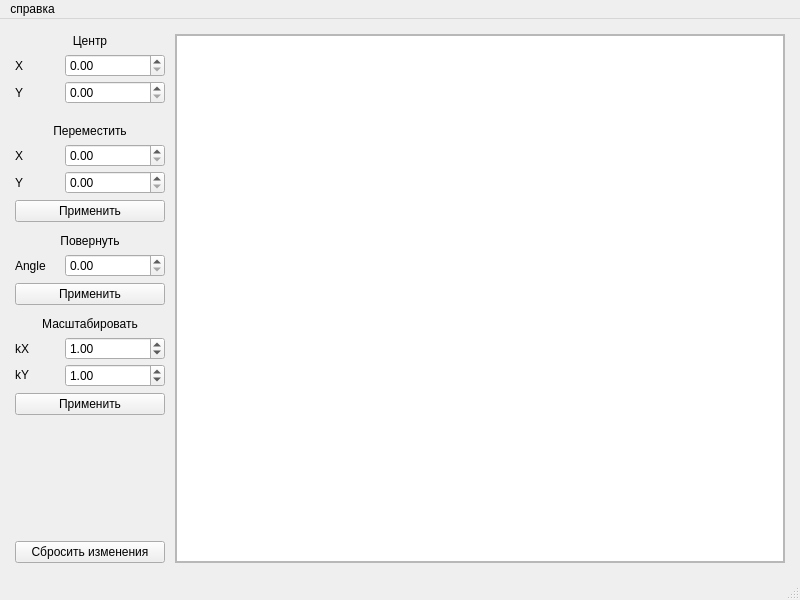
<?xml version="1.0" encoding="UTF-8"?>
<ui version="4.0">
 <class>MainWindow</class>
 <widget class="QMainWindow" name="MainWindow">
  <property name="geometry">
   <rect>
    <x>0</x>
    <y>0</y>
    <width>800</width>
    <height>600</height>
   </rect>
  </property>
  <property name="minimumSize">
   <size>
    <width>800</width>
    <height>600</height>
   </size>
  </property>
  <property name="windowTitle">
   <string>MainWindow</string>
  </property>
  <widget class="QWidget" name="centralwidget">
   <property name="sizePolicy">
    <sizepolicy hsizetype="Preferred" vsizetype="Preferred">
     <horstretch>0</horstretch>
     <verstretch>0</verstretch>
    </sizepolicy>
   </property>
   <layout class="QVBoxLayout" name="verticalLayout_3">
    <item>
     <layout class="QHBoxLayout" name="horizontalLayout">
      <property name="spacing">
       <number>10</number>
      </property>
      <property name="sizeConstraint">
       <enum>QLayout::SetDefaultConstraint</enum>
      </property>
      <property name="leftMargin">
       <number>6</number>
      </property>
      <property name="topMargin">
       <number>6</number>
      </property>
      <property name="rightMargin">
       <number>6</number>
      </property>
      <property name="bottomMargin">
       <number>6</number>
      </property>
      <item>
       <layout class="QVBoxLayout" name="verticalLayout">
        <property name="spacing">
         <number>20</number>
        </property>
        <property name="sizeConstraint">
         <enum>QLayout::SetDefaultConstraint</enum>
        </property>
        <item>
         <layout class="QVBoxLayout" name="centerContainer">
          <property name="spacing">
           <number>6</number>
          </property>
          <item>
           <widget class="QLabel" name="centerLabel">
            <property name="text">
             <string>Центр</string>
            </property>
            <property name="alignment">
             <set>Qt::AlignCenter</set>
            </property>
           </widget>
          </item>
          <item>
           <layout class="QVBoxLayout" name="centerRows">
            <property name="spacing">
             <number>4</number>
            </property>
            <item>
             <layout class="QHBoxLayout" name="centerXRow">
              <item>
               <widget class="QLabel" name="centerX_label">
                <property name="text">
                 <string>X</string>
                </property>
               </widget>
              </item>
              <item>
               <widget class="QDoubleSpinBox" name="centerX_spinBox">
                <property name="minimumSize">
                 <size>
                  <width>100</width>
                  <height>0</height>
                 </size>
                </property>
               </widget>
              </item>
             </layout>
            </item>
            <item>
             <layout class="QHBoxLayout" name="centerYRow">
              <item>
               <widget class="QLabel" name="centerY_label">
                <property name="text">
                 <string>Y</string>
                </property>
               </widget>
              </item>
              <item>
               <widget class="QDoubleSpinBox" name="centerY_spinBox">
                <property name="minimumSize">
                 <size>
                  <width>100</width>
                  <height>0</height>
                 </size>
                </property>
               </widget>
              </item>
             </layout>
            </item>
           </layout>
          </item>
         </layout>
        </item>
        <item>
         <layout class="QVBoxLayout" name="TransformLayout">
          <property name="spacing">
           <number>12</number>
          </property>
          <item>
           <layout class="QVBoxLayout" name="moveContainer">
            <property name="spacing">
             <number>6</number>
            </property>
            <item>
             <widget class="QLabel" name="moveLabel">
              <property name="text">
               <string>Переместить</string>
              </property>
              <property name="alignment">
               <set>Qt::AlignCenter</set>
              </property>
             </widget>
            </item>
            <item>
             <layout class="QVBoxLayout" name="moveRows">
              <property name="spacing">
               <number>4</number>
              </property>
              <item>
               <layout class="QHBoxLayout" name="moveXRow">
                <item>
                 <widget class="QLabel" name="moveX_label">
                  <property name="text">
                   <string>X</string>
                  </property>
                 </widget>
                </item>
                <item>
                 <widget class="QDoubleSpinBox" name="moveX_spinBox">
                  <property name="minimumSize">
                   <size>
                    <width>100</width>
                    <height>0</height>
                   </size>
                  </property>
                  <property name="maximum">
                   <double>1000.000000000000000</double>
                  </property>
                 </widget>
                </item>
               </layout>
              </item>
              <item>
               <layout class="QHBoxLayout" name="moveYRow">
                <item>
                 <widget class="QLabel" name="moveY_label">
                  <property name="text">
                   <string>Y</string>
                  </property>
                 </widget>
                </item>
                <item>
                 <widget class="QDoubleSpinBox" name="moveY_spinBox">
                  <property name="minimumSize">
                   <size>
                    <width>100</width>
                    <height>0</height>
                   </size>
                  </property>
                  <property name="maximum">
                   <double>1000.000000000000000</double>
                  </property>
                 </widget>
                </item>
               </layout>
              </item>
             </layout>
            </item>
            <item>
             <widget class="QPushButton" name="moveButton">
              <property name="text">
               <string>Применить</string>
              </property>
             </widget>
            </item>
           </layout>
          </item>
          <item>
           <layout class="QVBoxLayout" name="rotateContainer">
            <property name="spacing">
             <number>6</number>
            </property>
            <item>
             <widget class="QLabel" name="rotateLabel">
              <property name="text">
               <string>Повернуть</string>
              </property>
              <property name="alignment">
               <set>Qt::AlignCenter</set>
              </property>
             </widget>
            </item>
            <item>
             <layout class="QVBoxLayout" name="rotateRows">
              <property name="spacing">
               <number>4</number>
              </property>
              <item>
               <layout class="QHBoxLayout" name="rotateXRow">
                <item>
                 <widget class="QLabel" name="rotateAngle_label">
                  <property name="text">
                   <string>Angle</string>
                  </property>
                 </widget>
                </item>
                <item>
                 <widget class="QDoubleSpinBox" name="rotateAngle_spinBox">
                  <property name="minimumSize">
                   <size>
                    <width>100</width>
                    <height>0</height>
                   </size>
                  </property>
                 </widget>
                </item>
               </layout>
              </item>
             </layout>
            </item>
            <item>
             <widget class="QPushButton" name="rotateButton">
              <property name="enabled">
               <bool>true</bool>
              </property>
              <property name="text">
               <string>Применить</string>
              </property>
             </widget>
            </item>
           </layout>
          </item>
          <item>
           <layout class="QVBoxLayout" name="scaleContainer">
            <property name="spacing">
             <number>6</number>
            </property>
            <property name="sizeConstraint">
             <enum>QLayout::SetDefaultConstraint</enum>
            </property>
            <item>
             <widget class="QLabel" name="scaleLabel">
              <property name="sizePolicy">
               <sizepolicy hsizetype="Preferred" vsizetype="Fixed">
                <horstretch>0</horstretch>
                <verstretch>0</verstretch>
               </sizepolicy>
              </property>
              <property name="text">
               <string>Масштабировать</string>
              </property>
              <property name="alignment">
               <set>Qt::AlignCenter</set>
              </property>
             </widget>
            </item>
            <item>
             <layout class="QVBoxLayout" name="scaleRows">
              <property name="spacing">
               <number>4</number>
              </property>
              <item>
               <layout class="QHBoxLayout" name="scaleXRow">
                <item>
                 <widget class="QLabel" name="scaleX_label">
                  <property name="text">
                   <string>kX</string>
                  </property>
                 </widget>
                </item>
                <item>
                 <widget class="QDoubleSpinBox" name="scaleX_spinBox">
                  <property name="minimumSize">
                   <size>
                    <width>100</width>
                    <height>0</height>
                   </size>
                  </property>
                  <property name="value">
                   <double>1.000000000000000</double>
                  </property>
                 </widget>
                </item>
               </layout>
              </item>
              <item>
               <layout class="QHBoxLayout" name="ScaleYRow">
                <item>
                 <widget class="QLabel" name="scaleY_label">
                  <property name="sizePolicy">
                   <sizepolicy hsizetype="Minimum" vsizetype="Fixed">
                    <horstretch>0</horstretch>
                    <verstretch>0</verstretch>
                   </sizepolicy>
                  </property>
                  <property name="text">
                   <string>kY</string>
                  </property>
                 </widget>
                </item>
                <item>
                 <widget class="QDoubleSpinBox" name="scaleY_spinBox">
                  <property name="sizePolicy">
                   <sizepolicy hsizetype="Minimum" vsizetype="Fixed">
                    <horstretch>0</horstretch>
                    <verstretch>0</verstretch>
                   </sizepolicy>
                  </property>
                  <property name="minimumSize">
                   <size>
                    <width>100</width>
                    <height>0</height>
                   </size>
                  </property>
                  <property name="value">
                   <double>1.000000000000000</double>
                  </property>
                 </widget>
                </item>
               </layout>
              </item>
             </layout>
            </item>
            <item>
             <widget class="QPushButton" name="scaleButton">
              <property name="minimumSize">
               <size>
                <width>150</width>
                <height>0</height>
               </size>
              </property>
              <property name="text">
               <string>Применить</string>
              </property>
             </widget>
            </item>
           </layout>
          </item>
         </layout>
        </item>
        <item>
         <spacer name="verticalSpacer">
          <property name="orientation">
           <enum>Qt::Vertical</enum>
          </property>
          <property name="sizeHint" stdset="0">
           <size>
            <width>20</width>
            <height>40</height>
           </size>
          </property>
         </spacer>
        </item>
        <item>
         <layout class="QVBoxLayout" name="verticalLayout_6">
          <item>
           <widget class="QPushButton" name="resetButton">
            <property name="text">
             <string>Сбросить изменения</string>
            </property>
           </widget>
          </item>
         </layout>
        </item>
       </layout>
      </item>
      <item>
       <widget class="QFrame" name="frame">
        <property name="sizePolicy">
         <sizepolicy hsizetype="Expanding" vsizetype="Preferred">
          <horstretch>0</horstretch>
          <verstretch>0</verstretch>
         </sizepolicy>
        </property>
        <property name="frameShape">
         <enum>QFrame::StyledPanel</enum>
        </property>
        <property name="frameShadow">
         <enum>QFrame::Raised</enum>
        </property>
        <layout class="QVBoxLayout" name="verticalLayout_2">
         <property name="leftMargin">
          <number>0</number>
         </property>
         <property name="topMargin">
          <number>0</number>
         </property>
         <property name="rightMargin">
          <number>0</number>
         </property>
         <property name="bottomMargin">
          <number>0</number>
         </property>
         <item>
          <widget class="Canvas" name="graphicsView"/>
         </item>
        </layout>
       </widget>
      </item>
     </layout>
    </item>
   </layout>
  </widget>
  <widget class="QMenuBar" name="menubar">
   <property name="geometry">
    <rect>
     <x>0</x>
     <y>0</y>
     <width>800</width>
     <height>21</height>
    </rect>
   </property>
   <widget class="QMenu" name="help">
    <property name="title">
     <string>справка</string>
    </property>
    <addaction name="aboutTaskAction"/>
   </widget>
   <addaction name="help"/>
  </widget>
  <widget class="QStatusBar" name="statusbar"/>
  <action name="fileImportAction">
   <property name="text">
    <string>импорт модели</string>
   </property>
  </action>
  <action name="aboutTaskAction">
   <property name="text">
    <string>условие задачи</string>
   </property>
  </action>
  <action name="fileExportAction">
   <property name="text">
    <string>экспорт модели</string>
   </property>
  </action>
 </widget>
 <customwidgets>
  <customwidget>
   <class>Canvas</class>
   <extends>QGraphicsView</extends>
   <header>canvas.h</header>
  </customwidget>
 </customwidgets>
 <resources/>
 <connections/>
</ui>
